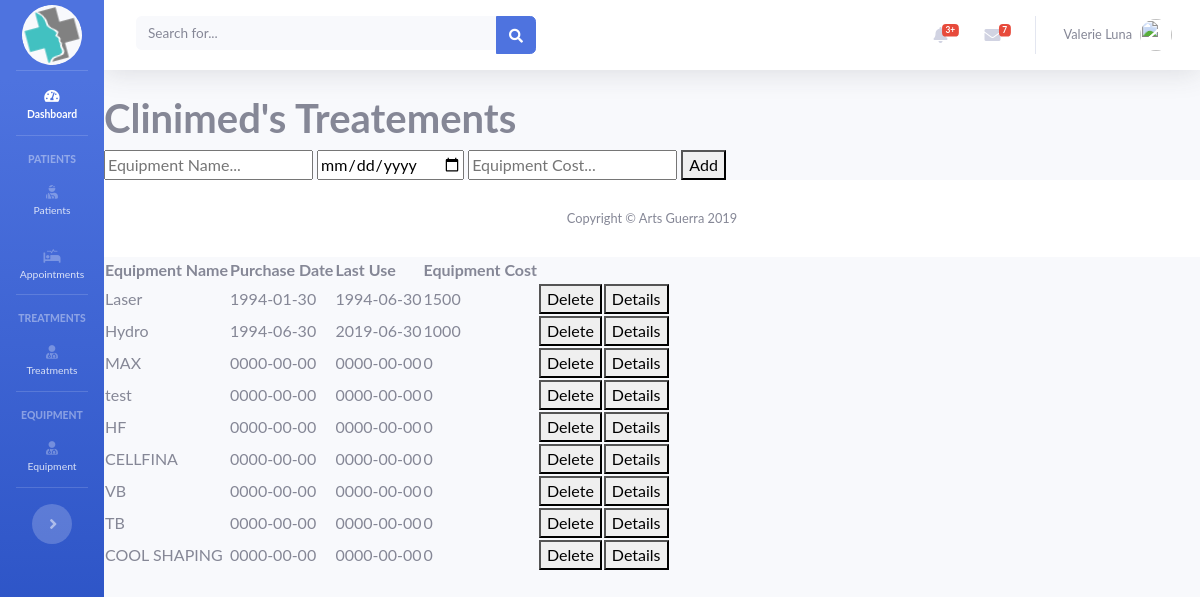
The page /LoginSystem/equipmentold.php (signed in) on the database its author committed.
### tables this page shows
CREATE TABLE `equipment` (
  `equipmentId` int(11) NOT NULL AUTO_INCREMENT,
  `companyId` int(11) NOT NULL,
  `equipmentName` varchar(255) NOT NULL,
  `purchaseDate` date DEFAULT NULL,
  `lastuseDate` date DEFAULT NULL,
  `equipmentCost` int(10) NOT NULL DEFAULT '0',
  PRIMARY KEY (`equipmentId`,`companyId`)
);

### LoginSystem/equipmentold.php (the view, shortened to what this page needs)
<?php
require "header.php";
?>
<main>
       <?php
       if(isset($_SESSION['userId'])){
         echo '<h1>'. ucwords($_SESSION['userUid'])."'s Treatements". '</h1>';
            echo
            '<form class = "client-add" action="includes/patient-input.inc.php" method="post">
            <input type="text" name="treatementname" placeholder="Equipment Name...">
            <input type="date" name="treatementcost">
            <input type="text" name="treatementcost" placeholder="Equipment Cost...">';
          echo  '
            <button type="submit" name="patient-submit">Add</button>
            </form>';
            }
            else
            {
              echo "Somethings Wrong..";
            }
         ?>
</main>
<main>
  <?php
  require 'includes/dbh.inc.php';
    $sql = "SELECT * FROM equipment";
    $stmt = mysqli_stmt_init($conn);
  if(!mysqli_stmt_prepare($stmt,$sql))
      {
          header("Location: /equipment.php?error=sqlerror");
          exit();
      }
  else
  {
    $result = mysqli_query($conn, $sql);
    if(isset($_SESSION['userId']))
    {
    echo
    '<table class = "clienttable">
      <tr>
        <th>Equipment Name</th>
        <th>Purchase Date</th>
        <th>Last Use</th>
        <th>Equipment Cost</th>
        <th></th>
        <th></th>
      </tr>';
      if(mysqli_num_rows($result) > 0)
      {
        while ($row = mysqli_fetch_assoc($result))
        {
          echo
          "<tr>
          <td>".$row["equipmentName"]."</td>
          <td>".$row["purchaseDate"]."</td><td>";
          if($row["lastuseDate"]!=NULL)
          {
            echo $row["lastuseDate"];
          }
          else
          {
            echo "Never used";
          }
          echo "</td>  <td>".$row["equipmentCost"]."</td>
          <td>".
          '<form class = "client-delete" action="includes/patient-delete.inc.php" method="post">
          <button type="submit" name="patient-delete">Delete</button>
          <input type="hidden" name="patientid" value="'.$row["patientId"].' ">
          </form>'
          .
          "</td>
          <td>"
          .'<form class = "client-details" action="includes/client-details.inc.php" method="post">
          <button type="submit" name="patient-details">Details</button>
          <input type="hidden" name="patientid" value="'.$row["patientId"].' ">
          </form>'
          ."</td>
          </tr>";
        }
      }
      else
      {
        echo "</table>
        <p> No results</p>";
      }
     }
    }
 ?>
</main>
 <?php
 require "footer.php";
?>

### rows shown on the page
equipment: equipmentName "Laser", purchaseDate "1994-01-30", lastuseDate "1994-06-30", equipmentCost "1500"
equipment: equipmentName "Hydro", purchaseDate "1994-06-30", lastuseDate "2019-06-30", equipmentCost "1000"
equipment: equipmentName "MAX", purchaseDate "0000-00-00", lastuseDate "0000-00-00", equipmentCost "0"
equipment: equipmentName "test", purchaseDate "0000-00-00", lastuseDate "0000-00-00", equipmentCost "0"
equipment: equipmentName "HF", purchaseDate "0000-00-00", lastuseDate "0000-00-00", equipmentCost "0"
equipment: equipmentName "CELLFINA", purchaseDate "0000-00-00", lastuseDate "0000-00-00", equipmentCost "0"
equipment: equipmentName "VB", purchaseDate "0000-00-00", lastuseDate "0000-00-00", equipmentCost "0"
equipment: equipmentName "TB", purchaseDate "0000-00-00", lastuseDate "0000-00-00", equipmentCost "0"
equipment: equipmentName "COOL SHAPING", purchaseDate "0000-00-00", lastuseDate "0000-00-00", equipmentCost "0"

### other values the page prints
$_SESSION['userUid'] "Clinimed"
